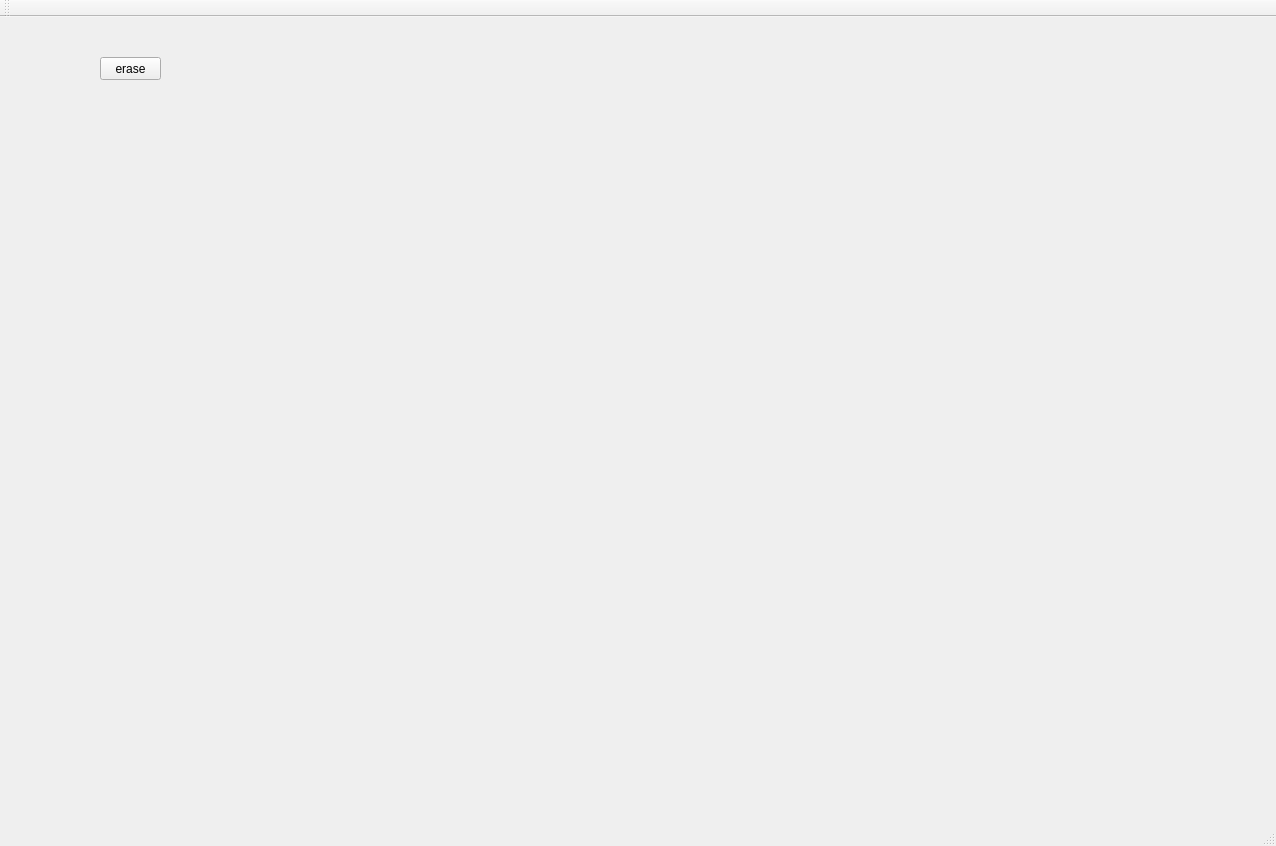
<?xml version="1.0" encoding="UTF-8"?>
<ui version="4.0">
 <class>MainWindow</class>
 <widget class="QMainWindow" name="MainWindow">
  <property name="geometry">
   <rect>
    <x>0</x>
    <y>0</y>
    <width>1276</width>
    <height>846</height>
   </rect>
  </property>
  <property name="windowTitle">
   <string>MainWindow</string>
  </property>
  <widget class="QWidget" name="centralWidget">
   <widget class="QPushButton" name="erase">
    <property name="geometry">
     <rect>
      <x>100</x>
      <y>40</y>
      <width>61</width>
      <height>23</height>
     </rect>
    </property>
    <property name="text">
     <string>erase</string>
    </property>
   </widget>
  </widget>
  <widget class="QMenuBar" name="menuBar">
   <property name="geometry">
    <rect>
     <x>0</x>
     <y>0</y>
     <width>1276</width>
     <height>21</height>
    </rect>
   </property>
  </widget>
  <widget class="QToolBar" name="mainToolBar">
   <attribute name="toolBarArea">
    <enum>TopToolBarArea</enum>
   </attribute>
   <attribute name="toolBarBreak">
    <bool>false</bool>
   </attribute>
  </widget>
  <widget class="QStatusBar" name="statusBar"/>
 </widget>
 <layoutdefault spacing="6" margin="11"/>
 <resources/>
 <connections/>
</ui>
